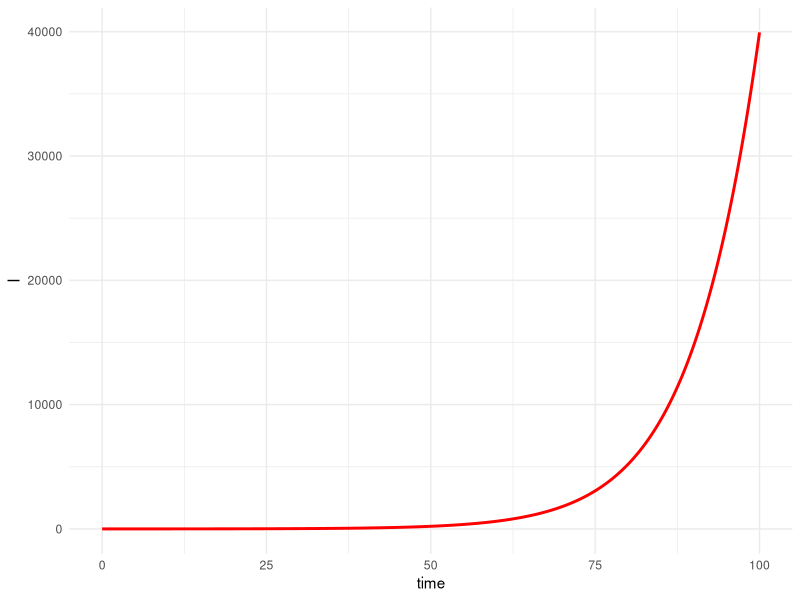
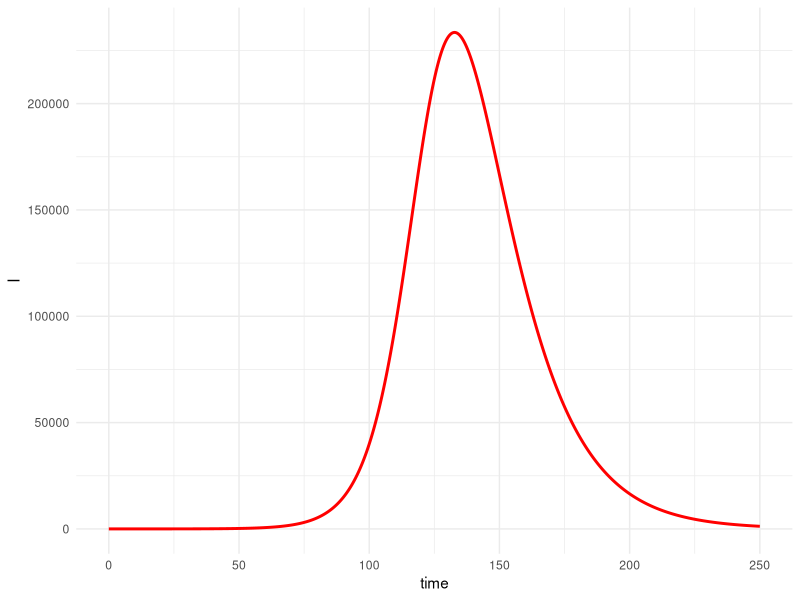
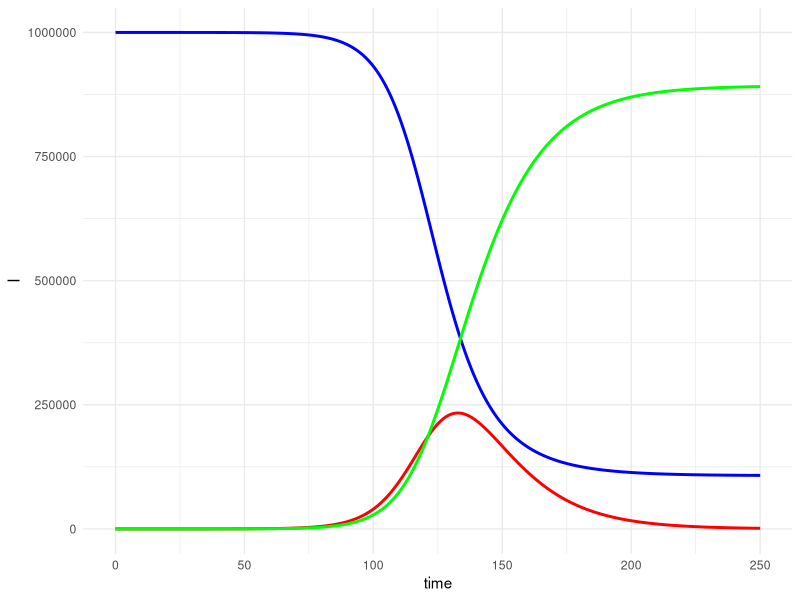

Here is the R script that generated these plots, in order:
## ---- chunk 1
library(tidyverse)
library(ggrepel)
library(deSolve)


theme_set(theme_minimal())
options(pillar.min_character_chars = 15)
## ---- chunk 2
# Population size 
N <- 1e6 
# Rate at which person stays in the infectious compartment (disease specific and tracing specific)
gamma <- 1/14
## ---- chunk 3
beta <- 2.5/N*gamma
beta
## ---- chunk 4
parameters <- c(gamma = gamma, beta = beta)
## ---- chunk 5
state <- c(S=999999, 
           I=1,
           R=0)
## ---- chunk 6
times <- seq(0, 100, by = 1/2^4)
## ---- chunk 7
SIRModel <- function(t, state, parameters){
  with(as.list(c(state, parameters)), {
    # put the DEs here
    dS <- -beta*S*I
    dI <- beta*S*I - gamma*I
    dR <- gamma*I
    
    # return the differential equation. This gets called by ode for step of the simulation 
    list(c(dS, dI, dR))
  }) # end the with statement
}
## ---- chunk 8
SIROut <- ode(y=state, times = times, func = SIRModel, parms = parameters)
head(SIROut)
ggplot(as.data.frame(SIROut), aes(x=time, y=I)) + geom_line(color="red", size=1)
## ---- chunk 9
times <- seq(0, 250, by = 1/2^4)
SIROut <- ode(y=state, times = times, func = SIRModel, parms = parameters)
head(SIROut)
ggplot(as.data.frame(SIROut), aes(x=time, y=I)) + geom_line(color="red", size=1)
## ---- chunk 10
times <- seq(0, 250, by = 1/2^4)
as.data.frame(SIROut) %>% ggplot() + geom_line(aes(x=time, y=I), color="red", size=1) + geom_line(aes(x=time, y=S), color="blue", size=1) + geom_line(aes(x=time, y=R), color="green", size=1)
## ---- chunk 11

## ---- chunk 12

## ---- chunk 13

## ---- chunk 14

## ---- chunk 15

## ---- chunk 16

## ---- chunk 17

## ---- chunk 18
